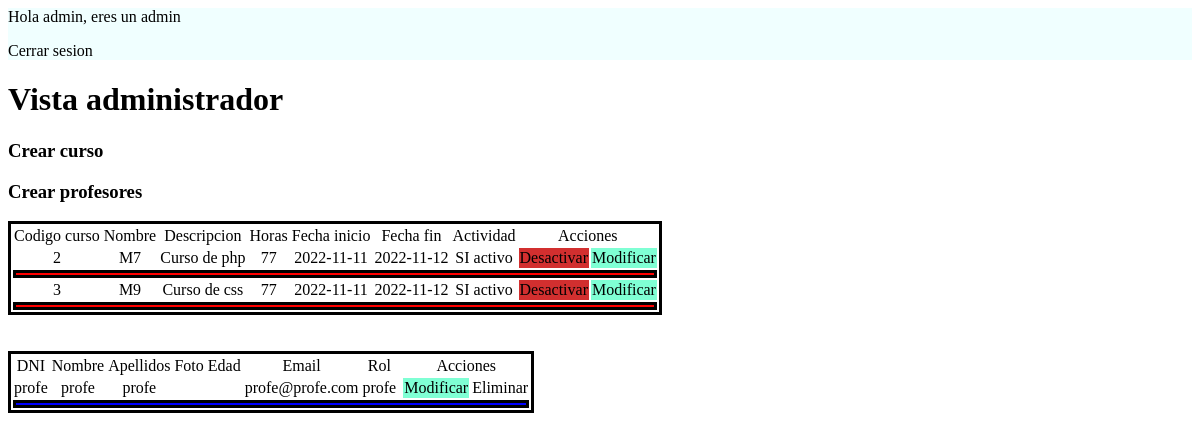
/index-admin.php (signed in), run on the app's committed database.
### tables this page shows
CREATE TABLE cursos (
    codigo INT(10) NOT NULL AUTO_INCREMENT PRIMARY KEY,
    nombre VARCHAR(255) NOT NULL,
    descripcion VARCHAR(255) NOT NULL,
    horas INT(255) NOT NULL,
    fecha_inicio DATE NOT NULL,
    fecha_fin DATE NOT NULL,
    activo BIT(1)
);

CREATE TABLE usuarios (
    dni VARCHAR(255) NOT NULL PRIMARY KEY,
    nombre VARCHAR(255) NOT NULL,
    apellidos VARCHAR(255) NOT NULL,
    contra VARCHAR(255) NOT NULL,
    foto VARCHAR(255),
    edad INT(10),
    email VARCHAR(255) NOT NULL,
    rol VARCHAR(255) NOT NULL,
    codigoCurso INT(10),
    cursos VARCHAR(255) NOT NULL,
    FOREIGN KEY (codigoCurso) REFERENCES cursos(codigo)
);

### funciones.php (called while the page is built, shortened)
<?php
function conexion() {
    return mysqli_connect("localhost", "root", "", "infobdn");
}
function mostrarCursos() {
    return mysqli_fetch_all (mysqli_query (conexion(), "SELECT * FROM cursos"));
}
function mostrarProfes() {
    return mysqli_fetch_all (mysqli_query (conexion(), "SELECT * FROM usuarios WHERE rol LIKE 'profe'"));
}
?>

### index-admin.php (the view, shortened to what this page needs)
<!DOCTYPE html>
<html>
    <head>
        <link rel="stylesheet" href="css/styles.css">
    </head>
    <body>
        <?php
        include ("funciones.php");
        if ($_SESSION['rol'] == "admin"){
        ?>
        <header>
            <?php
            echo "Hola ".$_SESSION['nombre'].", eres un ".$_SESSION['rol']."";
            ?>
            <p> <a href="logout.php" class="enlaces">Cerrar sesion</a> </p>
        </header>
        <h1>Vista administrador</h1>
        <h3> <a href="crear-curso.php" class="enlaces">Crear curso</a> </h3>
        <h3> <a href="crear-profe.php" class="enlaces">Crear profesores</a> </h3>
        <?php
        echo "<table style='border: black 3px solid; text-align: center;'>";
            echo "<tr>";
                echo "<td>Codigo curso</td>";
                echo "<td>Nombre</td>";
                echo "<td>Descripcion</td>";
                echo "<td>Horas</td>";
                echo "<td>Fecha inicio</td>";
                echo "<td>Fecha fin</td>";
                echo "<td>Actividad</td>";
                echo "<td colspan='2'>Acciones</td>";
            echo "</tr>";
            foreach (mostrarCursos() as $key => $value){
                if($value[0] != 1){
                    echo "<tr>";
                        echo "<td>".$value[0]."</td>";
                        echo "<td>".$value[1]."</td>";
                        echo "<td>".$value[2]."</td>";
                        echo "<td>".$value[3]."</td>";
                        echo "<td>".$value[4]."</td>";
                        echo "<td>".$value[5]."</td>";
                        if ($value[6] == 1){
                            echo "<td>SI activo</td>";
                            echo "<td class='desactivado'> <a href='index-admin.php?desactivar=true&desactivarCodigoCurso=".$value[0]."' class='enlaces'> Desactivar </a> </td>";
                        }
                        else{
                            echo "<td>NO activo</td>";
                            echo "<td class='activo'> <a href='index-admin.php?activar=true&activarCodigoCurso=".$value[0]."' class='enlaces'> Activar </a> </td>";
                        }
                        echo "<td class='modificar'> <a href='index-admin.php?modificarCurso=true&idModificarCurso=".$value[0]."' class='enlaces'> Modificar </a></td>";
                    echo "</tr>";
                    echo "<tr>";
                        echo "<td style='border: black 3px solid; background-color: red;' colspan='9'></td>";
                    echo "</tr>";
                }
            }
        echo "</table>";
        echo "<br> <br>";
        echo "<table style='border: black 3px solid; text-align: center;'>";
            echo "<tr>";
                echo "<td>DNI</td>";
                echo "<td>Nombre</td>";
                echo "<td>Apellidos</td>";
                echo "<td>Foto</td>";
                echo "<td>Edad</td>";
                echo "<td>Email</td>";
                echo "<td>Rol</td>";
                echo "<td></td>";
                echo "<td colspan='2'>Acciones</td>";
            echo "</tr>";
            foreach (mostrarProfes() as $key => $values) {
                echo "<tr>";
                    echo "<td>".$values[0]."</td>";
                    echo "<td>".$values[1]."</td>";
                    echo "<td>".$values[2]."</td>";
                    echo "<td>".$values[4]."</td>";
                    echo "<td>".$values[5]."</td>";
                    echo "<td>".$values[6]."</td>";
                    echo "<td>".$values[7]."</td>";
                    echo "<td></td>";
                    echo "<td class = 'modificar'> <a href='index-admin.php?modificarProfe=true&dniModificarProfe=".$values[0]."' class='enlaces'>Modificar</td>";
                    echo "<td> <a href='index-admin.php?eliminar=true&dniEliminarProfe=".$values[0]."' class='enlaces'>Eliminar</a> </td>";
                echo "</tr>";
                echo "<tr>";
                    echo "<td style='border: black 3px solid; background-color: blue;' colspan='11'></td>";
                echo "</tr>";
            }
            echo "</table>";
        ?>
        <?php
        }
        else {
            echo "<meta http-equiv='refresh' content='0;url=login.php'>";
        }
        ?>
    </body>
</html>

### css/styles.css (style rules this page uses)
.enlaces:link { text-decoration: none; color: black; }
header { background-color: azure; }
.modificar { background-color: aquamarine; }
.desactivado { background-color: rgb(210, 47, 47); }

### data on the page
cursos: codigo "2", nombre "M7", descripcion "Curso de php", horas "77", fecha_inicio "2022-11-11", fecha_fin "2022-11-12"
cursos: codigo "3", nombre "M9", descripcion "Curso de css", horas "77", fecha_inicio "2022-11-11", fecha_fin "2022-11-12"
usuarios: dni "profe", nombre "profe", apellidos "profe", email "profe@profe.com", rol "profe"

### other printed values
$_SESSION['nombre'] "admin"
$_SESSION['rol'] "admin"
